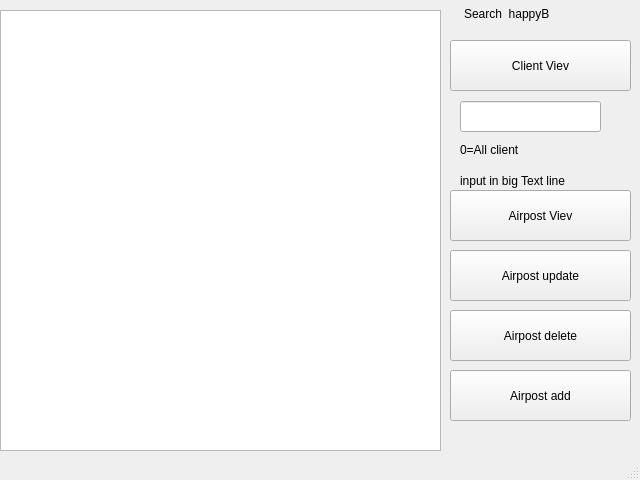
<?xml version="1.0" encoding="UTF-8"?>
<ui version="4.0">
 <class>MainWindow</class>
 <widget class="QMainWindow" name="MainWindow">
  <property name="geometry">
   <rect>
    <x>0</x>
    <y>0</y>
    <width>640</width>
    <height>480</height>
   </rect>
  </property>
  <property name="windowTitle">
   <string>MainWindow</string>
  </property>
  <widget class="QWidget" name="centralwidget">
   <widget class="QTextEdit" name="textEdit">
    <property name="geometry">
     <rect>
      <x>0</x>
      <y>10</y>
      <width>441</width>
      <height>441</height>
     </rect>
    </property>
   </widget>
   <widget class="QPushButton" name="pushButton">
    <property name="geometry">
     <rect>
      <x>450</x>
      <y>370</y>
      <width>181</width>
      <height>51</height>
     </rect>
    </property>
    <property name="text">
     <string>Airpost add</string>
    </property>
   </widget>
   <widget class="QPushButton" name="pushButton_2">
    <property name="geometry">
     <rect>
      <x>450</x>
      <y>310</y>
      <width>181</width>
      <height>51</height>
     </rect>
    </property>
    <property name="text">
     <string>Airpost delete</string>
    </property>
   </widget>
   <widget class="QPushButton" name="pushButton_3">
    <property name="geometry">
     <rect>
      <x>450</x>
      <y>250</y>
      <width>181</width>
      <height>51</height>
     </rect>
    </property>
    <property name="text">
     <string>Airpost update</string>
    </property>
   </widget>
   <widget class="QPushButton" name="pushButton_4">
    <property name="geometry">
     <rect>
      <x>450</x>
      <y>190</y>
      <width>181</width>
      <height>51</height>
     </rect>
    </property>
    <property name="text">
     <string>Airpost Viev</string>
    </property>
   </widget>
   <widget class="QPushButton" name="pushButton_5">
    <property name="geometry">
     <rect>
      <x>450</x>
      <y>40</y>
      <width>181</width>
      <height>51</height>
     </rect>
    </property>
    <property name="text">
     <string>Client Viev</string>
    </property>
   </widget>
   <widget class="QLabel" name="label">
    <property name="geometry">
     <rect>
      <x>464</x>
      <y>6</y>
      <width>141</width>
      <height>16</height>
     </rect>
    </property>
    <property name="text">
     <string>Search  happyB</string>
    </property>
   </widget>
   <widget class="QLabel" name="label_2">
    <property name="geometry">
     <rect>
      <x>460</x>
      <y>140</y>
      <width>141</width>
      <height>20</height>
     </rect>
    </property>
    <property name="text">
     <string>0=All client</string>
    </property>
   </widget>
   <widget class="QLabel" name="label_3">
    <property name="geometry">
     <rect>
      <x>460</x>
      <y>170</y>
      <width>161</width>
      <height>21</height>
     </rect>
    </property>
    <property name="text">
     <string>input in big Text line</string>
    </property>
   </widget>
   <widget class="QLineEdit" name="lineEdit">
    <property name="geometry">
     <rect>
      <x>460</x>
      <y>101</y>
      <width>141</width>
      <height>31</height>
     </rect>
    </property>
   </widget>
  </widget>
  <widget class="QMenuBar" name="menubar">
   <property name="geometry">
    <rect>
     <x>0</x>
     <y>0</y>
     <width>640</width>
     <height>26</height>
    </rect>
   </property>
  </widget>
  <widget class="QStatusBar" name="statusbar"/>
 </widget>
 <resources/>
 <connections/>
</ui>
